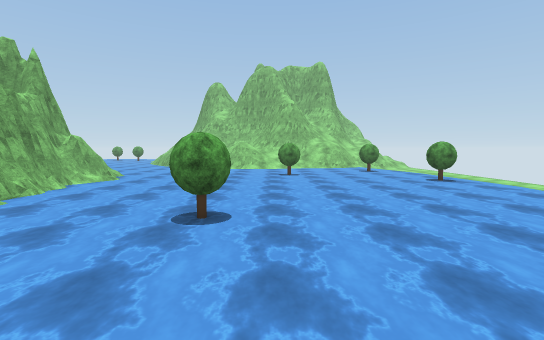
view 1 (above)

16 first-person views from a walk through a Unity game level. The camera is 1.2 m above the floor, tilts 4° down and sees 85° across. The floor is counted in squares, 2 m on a side. Each view is taken from the middle of a square. On the plan, view 1 faces up. The plan holds only what a view shows up to about 9 squares ahead; the rest is blank. The place goes on beyond the plan. Some trees and plants on the terrain are drawn as simple stand-ins. The player is left out. Surface patterns are stand-ins for the level's own textures.

view 2
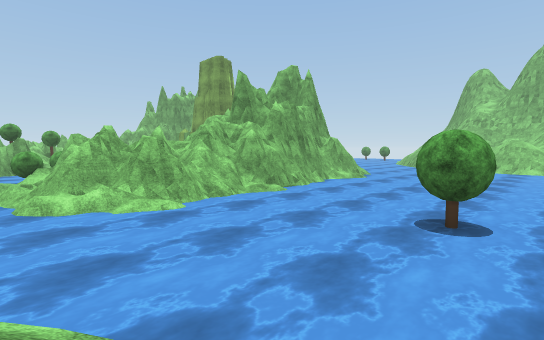

view 3
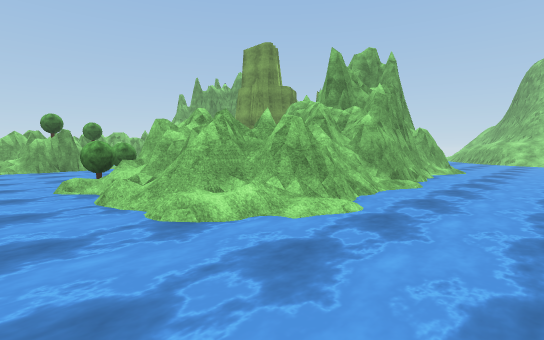

view 4
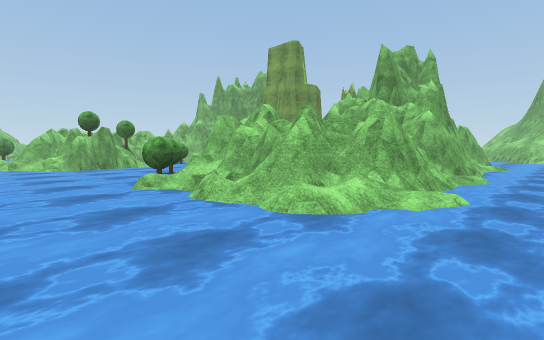

view 5
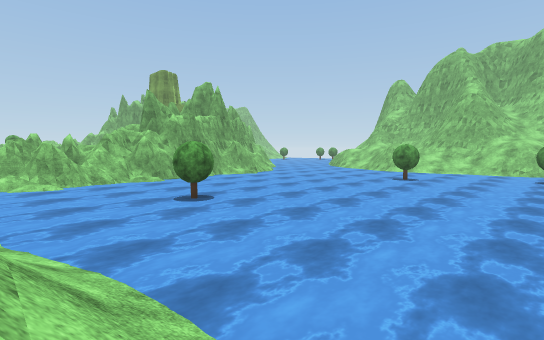

view 6
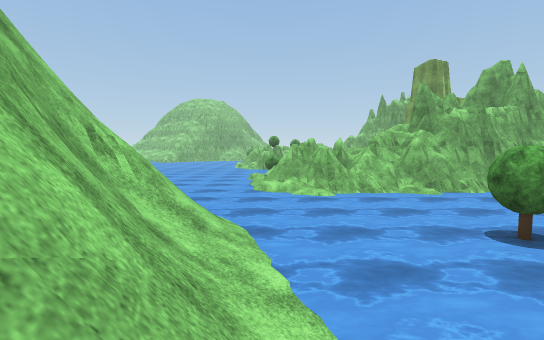

view 7
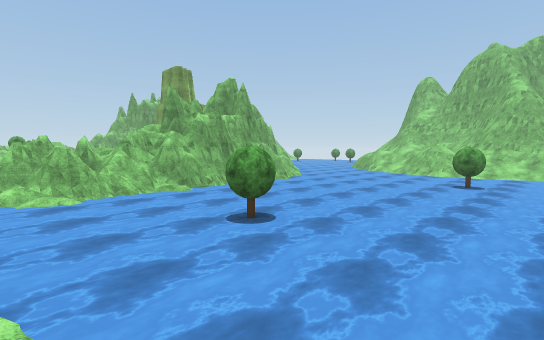

view 8
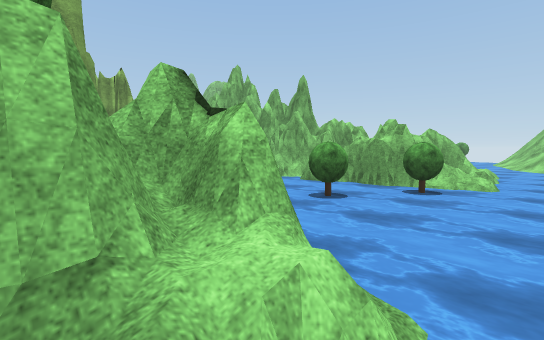

view 9
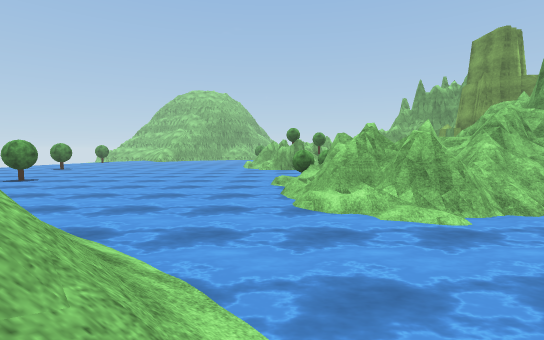

view 10
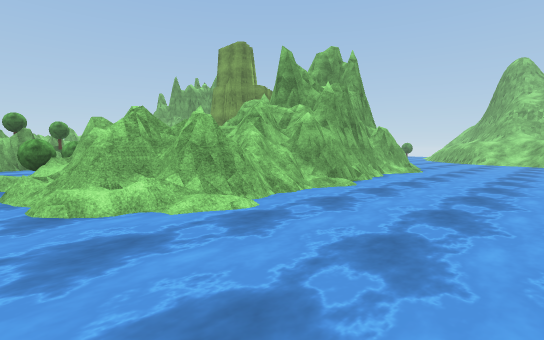

view 11
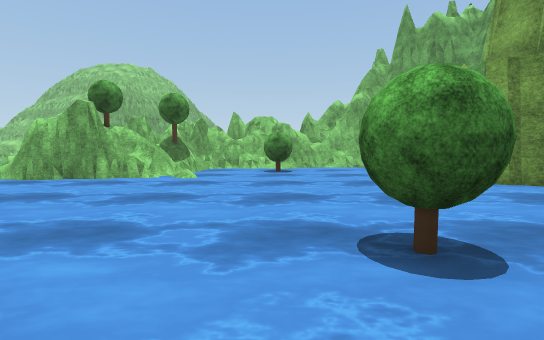

view 12
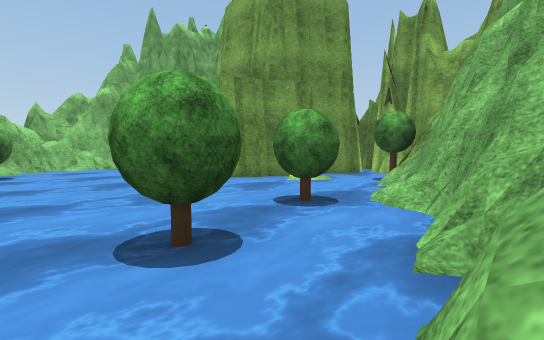

view 13
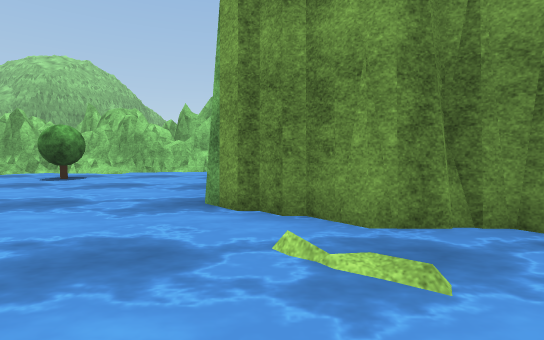

view 14
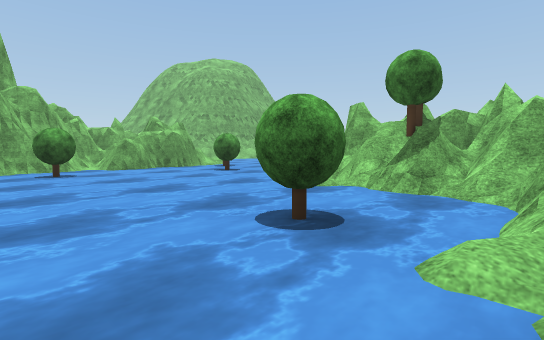

view 15
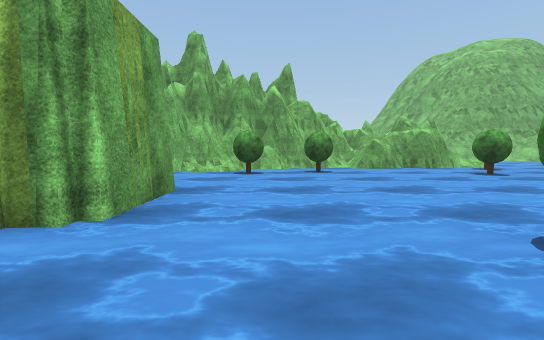

view 16
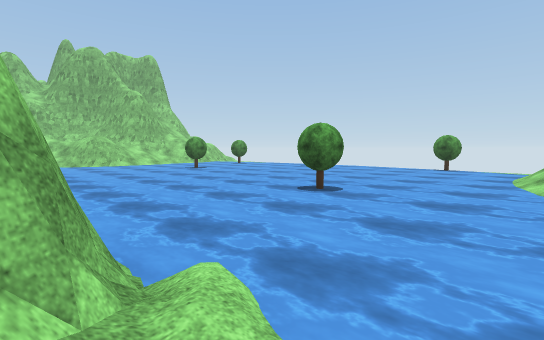

### Floor plan
Key: @ floor where view 1 was taken; # wall or solid block; . floor; / step, stairs or slope; ~ water the walk can cross; ≈ water the walk keeps out of; T tree.
Columns run from 21 left of view 1 to 6 right of it. Each row starts with its distance up from view 1.
 13        #               ~ ~
 12        ###        ~ ~ .~~~
 11        #≈#       ~~ ~~~~~~~
 10       #####     ~~~~~~~~~~~
  9     ###≈~~##  ##~~~~~~~~~~~~
  8  # ~~~~~~T##  ##~~~~~~~~~~~~
  7 ##~~~~~~~~~#   #~~~~~~~~~~~~
  6 ###~~~~~~T~##  #~~~~~~~~~~~~
  5  ##~T~~~~~~~####≈~~~T~~~~~~
  4  ##~~~~~~~~#####~~~~~~~~~~~
  3  ####≈~~~~~#####~~~~~~~~~~~
  2  #####~~~T~#####≈~~~~~~~~~~~
  1    ###~~~~T####/~~~~~//////
  0     ##~~~~~≈~~~~~~~//@##
 -1     /~~~~~~~~~~~~~/####
 -2         ~~~~~~~~~/  #
 -3            ~~~~~~

Where each view was taken, in squares from view 1:
view 1: 0 up, 0 right, facing up
view 2: 0 up, 0 right, facing up-left
view 3: 1 down, 3 left, facing up-left
view 4: 2 down, 4 left, facing up-left
view 5: 1 up, 5 right, facing up-left
view 6: 1 up, 3 right, facing left
view 7: 1 up, 3 right, facing up-left
view 8: 1 down, 17 left, facing up-right
view 9: 0 up, 1 left, facing left
view 10: 0 up, 2 left, facing up-left
view 11: 5 up, 10 left, facing left
view 12: 5 up, 10 left, facing up-left
view 13: 9 up, 12 left, facing left
view 14: 7 up, 19 left, facing down-right
view 15: 7 up, 19 left, facing right
view 16: 1 up, 6 left, facing up-right
